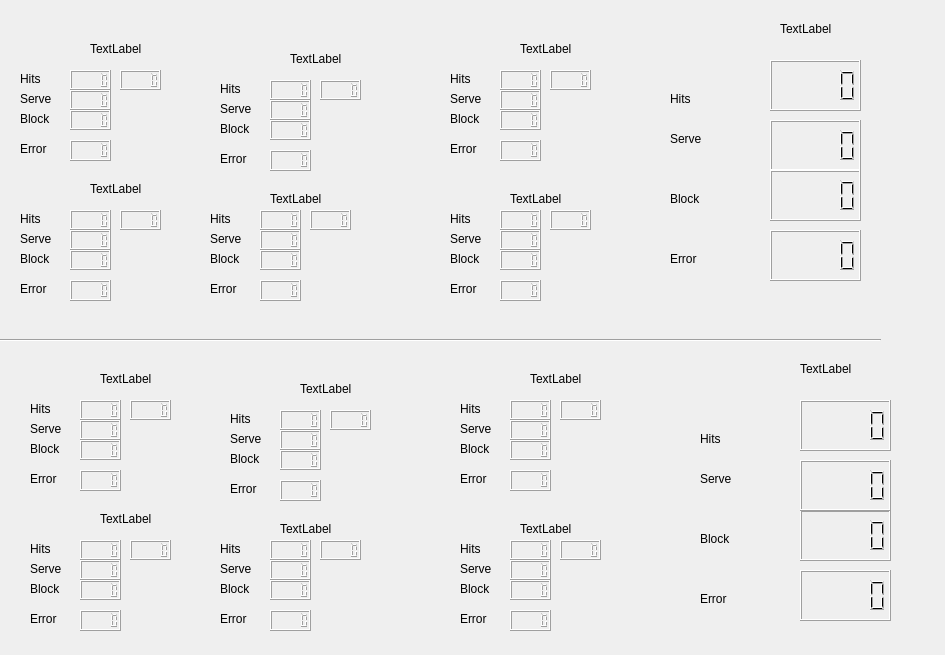
<?xml version="1.0" encoding="UTF-8"?>
<ui version="4.0">
 <class>Form</class>
 <widget class="QWidget" name="Form">
  <property name="geometry">
   <rect>
    <x>0</x>
    <y>0</y>
    <width>945</width>
    <height>655</height>
   </rect>
  </property>
  <property name="windowTitle">
   <string>Form</string>
  </property>
  <widget class="QLabel" name="label">
   <property name="geometry">
    <rect>
     <x>90</x>
     <y>40</y>
     <width>67</width>
     <height>17</height>
    </rect>
   </property>
   <property name="text">
    <string>TextLabel</string>
   </property>
  </widget>
  <widget class="QLabel" name="label_2">
   <property name="geometry">
    <rect>
     <x>20</x>
     <y>70</y>
     <width>67</width>
     <height>17</height>
    </rect>
   </property>
   <property name="text">
    <string>Hits</string>
   </property>
  </widget>
  <widget class="QLabel" name="label_3">
   <property name="geometry">
    <rect>
     <x>20</x>
     <y>90</y>
     <width>67</width>
     <height>17</height>
    </rect>
   </property>
   <property name="text">
    <string>Serve</string>
   </property>
  </widget>
  <widget class="QLabel" name="label_4">
   <property name="geometry">
    <rect>
     <x>20</x>
     <y>110</y>
     <width>67</width>
     <height>17</height>
    </rect>
   </property>
   <property name="text">
    <string>Block</string>
   </property>
  </widget>
  <widget class="QLCDNumber" name="lcdNumber">
   <property name="geometry">
    <rect>
     <x>70</x>
     <y>70</y>
     <width>41</width>
     <height>20</height>
    </rect>
   </property>
  </widget>
  <widget class="QLCDNumber" name="lcdNumber_2">
   <property name="geometry">
    <rect>
     <x>70</x>
     <y>90</y>
     <width>41</width>
     <height>20</height>
    </rect>
   </property>
  </widget>
  <widget class="QLCDNumber" name="lcdNumber_3">
   <property name="geometry">
    <rect>
     <x>70</x>
     <y>110</y>
     <width>41</width>
     <height>20</height>
    </rect>
   </property>
  </widget>
  <widget class="QLCDNumber" name="lcdNumber_5">
   <property name="geometry">
    <rect>
     <x>120</x>
     <y>70</y>
     <width>41</width>
     <height>20</height>
    </rect>
   </property>
  </widget>
  <widget class="QLabel" name="label_5">
   <property name="geometry">
    <rect>
     <x>20</x>
     <y>140</y>
     <width>67</width>
     <height>17</height>
    </rect>
   </property>
   <property name="text">
    <string>Error</string>
   </property>
  </widget>
  <widget class="QLCDNumber" name="lcdNumber_6">
   <property name="geometry">
    <rect>
     <x>70</x>
     <y>140</y>
     <width>41</width>
     <height>21</height>
    </rect>
   </property>
  </widget>
  <widget class="QLabel" name="label_6">
   <property name="geometry">
    <rect>
     <x>220</x>
     <y>120</y>
     <width>67</width>
     <height>17</height>
    </rect>
   </property>
   <property name="text">
    <string>Block</string>
   </property>
  </widget>
  <widget class="QLCDNumber" name="lcdNumber_7">
   <property name="geometry">
    <rect>
     <x>320</x>
     <y>80</y>
     <width>41</width>
     <height>20</height>
    </rect>
   </property>
  </widget>
  <widget class="QLCDNumber" name="lcdNumber_4">
   <property name="geometry">
    <rect>
     <x>270</x>
     <y>120</y>
     <width>41</width>
     <height>20</height>
    </rect>
   </property>
  </widget>
  <widget class="QLCDNumber" name="lcdNumber_8">
   <property name="geometry">
    <rect>
     <x>270</x>
     <y>80</y>
     <width>41</width>
     <height>20</height>
    </rect>
   </property>
  </widget>
  <widget class="QLCDNumber" name="lcdNumber_9">
   <property name="geometry">
    <rect>
     <x>270</x>
     <y>150</y>
     <width>41</width>
     <height>21</height>
    </rect>
   </property>
  </widget>
  <widget class="QLabel" name="label_7">
   <property name="geometry">
    <rect>
     <x>220</x>
     <y>80</y>
     <width>67</width>
     <height>17</height>
    </rect>
   </property>
   <property name="text">
    <string>Hits</string>
   </property>
  </widget>
  <widget class="QLabel" name="label_8">
   <property name="geometry">
    <rect>
     <x>290</x>
     <y>50</y>
     <width>67</width>
     <height>17</height>
    </rect>
   </property>
   <property name="text">
    <string>TextLabel</string>
   </property>
  </widget>
  <widget class="QLabel" name="label_9">
   <property name="geometry">
    <rect>
     <x>220</x>
     <y>100</y>
     <width>67</width>
     <height>17</height>
    </rect>
   </property>
   <property name="text">
    <string>Serve</string>
   </property>
  </widget>
  <widget class="QLCDNumber" name="lcdNumber_10">
   <property name="geometry">
    <rect>
     <x>270</x>
     <y>100</y>
     <width>41</width>
     <height>20</height>
    </rect>
   </property>
  </widget>
  <widget class="QLabel" name="label_10">
   <property name="geometry">
    <rect>
     <x>220</x>
     <y>150</y>
     <width>67</width>
     <height>17</height>
    </rect>
   </property>
   <property name="text">
    <string>Error</string>
   </property>
  </widget>
  <widget class="QLCDNumber" name="lcdNumber_11">
   <property name="geometry">
    <rect>
     <x>500</x>
     <y>90</y>
     <width>41</width>
     <height>20</height>
    </rect>
   </property>
  </widget>
  <widget class="QLabel" name="label_11">
   <property name="geometry">
    <rect>
     <x>450</x>
     <y>110</y>
     <width>67</width>
     <height>17</height>
    </rect>
   </property>
   <property name="text">
    <string>Block</string>
   </property>
  </widget>
  <widget class="QLCDNumber" name="lcdNumber_12">
   <property name="geometry">
    <rect>
     <x>500</x>
     <y>70</y>
     <width>41</width>
     <height>20</height>
    </rect>
   </property>
  </widget>
  <widget class="QLCDNumber" name="lcdNumber_13">
   <property name="geometry">
    <rect>
     <x>550</x>
     <y>70</y>
     <width>41</width>
     <height>20</height>
    </rect>
   </property>
  </widget>
  <widget class="QLCDNumber" name="lcdNumber_14">
   <property name="geometry">
    <rect>
     <x>500</x>
     <y>140</y>
     <width>41</width>
     <height>21</height>
    </rect>
   </property>
  </widget>
  <widget class="QLabel" name="label_12">
   <property name="geometry">
    <rect>
     <x>450</x>
     <y>140</y>
     <width>67</width>
     <height>17</height>
    </rect>
   </property>
   <property name="text">
    <string>Error</string>
   </property>
  </widget>
  <widget class="QLabel" name="label_13">
   <property name="geometry">
    <rect>
     <x>450</x>
     <y>90</y>
     <width>67</width>
     <height>17</height>
    </rect>
   </property>
   <property name="text">
    <string>Serve</string>
   </property>
  </widget>
  <widget class="QLCDNumber" name="lcdNumber_15">
   <property name="geometry">
    <rect>
     <x>500</x>
     <y>110</y>
     <width>41</width>
     <height>20</height>
    </rect>
   </property>
  </widget>
  <widget class="QLabel" name="label_14">
   <property name="geometry">
    <rect>
     <x>450</x>
     <y>70</y>
     <width>67</width>
     <height>17</height>
    </rect>
   </property>
   <property name="text">
    <string>Hits</string>
   </property>
  </widget>
  <widget class="QLabel" name="label_15">
   <property name="geometry">
    <rect>
     <x>520</x>
     <y>40</y>
     <width>67</width>
     <height>17</height>
    </rect>
   </property>
   <property name="text">
    <string>TextLabel</string>
   </property>
  </widget>
  <widget class="QLCDNumber" name="lcdNumber_16">
   <property name="geometry">
    <rect>
     <x>260</x>
     <y>230</y>
     <width>41</width>
     <height>20</height>
    </rect>
   </property>
  </widget>
  <widget class="QLabel" name="label_16">
   <property name="geometry">
    <rect>
     <x>210</x>
     <y>250</y>
     <width>67</width>
     <height>17</height>
    </rect>
   </property>
   <property name="text">
    <string>Block</string>
   </property>
  </widget>
  <widget class="QLCDNumber" name="lcdNumber_17">
   <property name="geometry">
    <rect>
     <x>260</x>
     <y>210</y>
     <width>41</width>
     <height>20</height>
    </rect>
   </property>
  </widget>
  <widget class="QLCDNumber" name="lcdNumber_18">
   <property name="geometry">
    <rect>
     <x>310</x>
     <y>210</y>
     <width>41</width>
     <height>20</height>
    </rect>
   </property>
  </widget>
  <widget class="QLCDNumber" name="lcdNumber_19">
   <property name="geometry">
    <rect>
     <x>260</x>
     <y>280</y>
     <width>41</width>
     <height>21</height>
    </rect>
   </property>
  </widget>
  <widget class="QLabel" name="label_17">
   <property name="geometry">
    <rect>
     <x>210</x>
     <y>280</y>
     <width>67</width>
     <height>17</height>
    </rect>
   </property>
   <property name="text">
    <string>Error</string>
   </property>
  </widget>
  <widget class="QLabel" name="label_18">
   <property name="geometry">
    <rect>
     <x>210</x>
     <y>230</y>
     <width>61</width>
     <height>17</height>
    </rect>
   </property>
   <property name="text">
    <string>Serve</string>
   </property>
  </widget>
  <widget class="QLCDNumber" name="lcdNumber_20">
   <property name="geometry">
    <rect>
     <x>260</x>
     <y>250</y>
     <width>41</width>
     <height>20</height>
    </rect>
   </property>
  </widget>
  <widget class="QLabel" name="label_19">
   <property name="geometry">
    <rect>
     <x>210</x>
     <y>210</y>
     <width>67</width>
     <height>17</height>
    </rect>
   </property>
   <property name="text">
    <string>Hits</string>
   </property>
  </widget>
  <widget class="QLabel" name="label_20">
   <property name="geometry">
    <rect>
     <x>270</x>
     <y>190</y>
     <width>67</width>
     <height>17</height>
    </rect>
   </property>
   <property name="text">
    <string>TextLabel</string>
   </property>
  </widget>
  <widget class="QLCDNumber" name="lcdNumber_21">
   <property name="geometry">
    <rect>
     <x>70</x>
     <y>280</y>
     <width>41</width>
     <height>21</height>
    </rect>
   </property>
  </widget>
  <widget class="QLCDNumber" name="lcdNumber_22">
   <property name="geometry">
    <rect>
     <x>70</x>
     <y>250</y>
     <width>41</width>
     <height>20</height>
    </rect>
   </property>
  </widget>
  <widget class="QLCDNumber" name="lcdNumber_23">
   <property name="geometry">
    <rect>
     <x>70</x>
     <y>210</y>
     <width>41</width>
     <height>20</height>
    </rect>
   </property>
  </widget>
  <widget class="QLCDNumber" name="lcdNumber_24">
   <property name="geometry">
    <rect>
     <x>120</x>
     <y>210</y>
     <width>41</width>
     <height>20</height>
    </rect>
   </property>
  </widget>
  <widget class="QLabel" name="label_21">
   <property name="geometry">
    <rect>
     <x>20</x>
     <y>280</y>
     <width>67</width>
     <height>17</height>
    </rect>
   </property>
   <property name="text">
    <string>Error</string>
   </property>
  </widget>
  <widget class="QLabel" name="label_22">
   <property name="geometry">
    <rect>
     <x>90</x>
     <y>180</y>
     <width>67</width>
     <height>17</height>
    </rect>
   </property>
   <property name="text">
    <string>TextLabel</string>
   </property>
  </widget>
  <widget class="QLabel" name="label_23">
   <property name="geometry">
    <rect>
     <x>20</x>
     <y>230</y>
     <width>67</width>
     <height>17</height>
    </rect>
   </property>
   <property name="text">
    <string>Serve</string>
   </property>
  </widget>
  <widget class="QLabel" name="label_24">
   <property name="geometry">
    <rect>
     <x>20</x>
     <y>250</y>
     <width>67</width>
     <height>17</height>
    </rect>
   </property>
   <property name="text">
    <string>Block</string>
   </property>
  </widget>
  <widget class="QLabel" name="label_25">
   <property name="geometry">
    <rect>
     <x>20</x>
     <y>210</y>
     <width>67</width>
     <height>17</height>
    </rect>
   </property>
   <property name="text">
    <string>Hits</string>
   </property>
  </widget>
  <widget class="QLCDNumber" name="lcdNumber_25">
   <property name="geometry">
    <rect>
     <x>70</x>
     <y>230</y>
     <width>41</width>
     <height>20</height>
    </rect>
   </property>
  </widget>
  <widget class="QLCDNumber" name="lcdNumber_26">
   <property name="geometry">
    <rect>
     <x>500</x>
     <y>280</y>
     <width>41</width>
     <height>21</height>
    </rect>
   </property>
  </widget>
  <widget class="QLCDNumber" name="lcdNumber_27">
   <property name="geometry">
    <rect>
     <x>500</x>
     <y>250</y>
     <width>41</width>
     <height>20</height>
    </rect>
   </property>
  </widget>
  <widget class="QLCDNumber" name="lcdNumber_28">
   <property name="geometry">
    <rect>
     <x>500</x>
     <y>210</y>
     <width>41</width>
     <height>20</height>
    </rect>
   </property>
  </widget>
  <widget class="QLCDNumber" name="lcdNumber_29">
   <property name="geometry">
    <rect>
     <x>550</x>
     <y>210</y>
     <width>41</width>
     <height>20</height>
    </rect>
   </property>
  </widget>
  <widget class="QLabel" name="label_26">
   <property name="geometry">
    <rect>
     <x>450</x>
     <y>280</y>
     <width>67</width>
     <height>17</height>
    </rect>
   </property>
   <property name="text">
    <string>Error</string>
   </property>
  </widget>
  <widget class="QLabel" name="label_27">
   <property name="geometry">
    <rect>
     <x>450</x>
     <y>230</y>
     <width>67</width>
     <height>17</height>
    </rect>
   </property>
   <property name="text">
    <string>Serve</string>
   </property>
  </widget>
  <widget class="QLabel" name="label_28">
   <property name="geometry">
    <rect>
     <x>510</x>
     <y>190</y>
     <width>67</width>
     <height>17</height>
    </rect>
   </property>
   <property name="text">
    <string>TextLabel</string>
   </property>
  </widget>
  <widget class="QLabel" name="label_29">
   <property name="geometry">
    <rect>
     <x>450</x>
     <y>250</y>
     <width>67</width>
     <height>17</height>
    </rect>
   </property>
   <property name="text">
    <string>Block</string>
   </property>
  </widget>
  <widget class="QLabel" name="label_30">
   <property name="geometry">
    <rect>
     <x>450</x>
     <y>210</y>
     <width>67</width>
     <height>17</height>
    </rect>
   </property>
   <property name="text">
    <string>Hits</string>
   </property>
  </widget>
  <widget class="QLCDNumber" name="lcdNumber_30">
   <property name="geometry">
    <rect>
     <x>500</x>
     <y>230</y>
     <width>41</width>
     <height>20</height>
    </rect>
   </property>
  </widget>
  <widget class="QLCDNumber" name="lcdNumber_31">
   <property name="geometry">
    <rect>
     <x>510</x>
     <y>470</y>
     <width>41</width>
     <height>21</height>
    </rect>
   </property>
  </widget>
  <widget class="QLCDNumber" name="lcdNumber_32">
   <property name="geometry">
    <rect>
     <x>510</x>
     <y>440</y>
     <width>41</width>
     <height>20</height>
    </rect>
   </property>
  </widget>
  <widget class="QLabel" name="label_31">
   <property name="geometry">
    <rect>
     <x>460</x>
     <y>560</y>
     <width>67</width>
     <height>17</height>
    </rect>
   </property>
   <property name="text">
    <string>Serve</string>
   </property>
  </widget>
  <widget class="QLabel" name="label_32">
   <property name="geometry">
    <rect>
     <x>30</x>
     <y>440</y>
     <width>67</width>
     <height>17</height>
    </rect>
   </property>
   <property name="text">
    <string>Block</string>
   </property>
  </widget>
  <widget class="QLabel" name="label_33">
   <property name="geometry">
    <rect>
     <x>30</x>
     <y>400</y>
     <width>67</width>
     <height>17</height>
    </rect>
   </property>
   <property name="text">
    <string>Hits</string>
   </property>
  </widget>
  <widget class="QLCDNumber" name="lcdNumber_33">
   <property name="geometry">
    <rect>
     <x>80</x>
     <y>420</y>
     <width>41</width>
     <height>20</height>
    </rect>
   </property>
  </widget>
  <widget class="QLabel" name="label_34">
   <property name="geometry">
    <rect>
     <x>460</x>
     <y>420</y>
     <width>67</width>
     <height>17</height>
    </rect>
   </property>
   <property name="text">
    <string>Serve</string>
   </property>
  </widget>
  <widget class="QLabel" name="label_35">
   <property name="geometry">
    <rect>
     <x>30</x>
     <y>610</y>
     <width>67</width>
     <height>17</height>
    </rect>
   </property>
   <property name="text">
    <string>Error</string>
   </property>
  </widget>
  <widget class="QLCDNumber" name="lcdNumber_34">
   <property name="geometry">
    <rect>
     <x>280</x>
     <y>410</y>
     <width>41</width>
     <height>20</height>
    </rect>
   </property>
  </widget>
  <widget class="QLabel" name="label_36">
   <property name="geometry">
    <rect>
     <x>220</x>
     <y>560</y>
     <width>67</width>
     <height>17</height>
    </rect>
   </property>
   <property name="text">
    <string>Serve</string>
   </property>
  </widget>
  <widget class="QLCDNumber" name="lcdNumber_35">
   <property name="geometry">
    <rect>
     <x>270</x>
     <y>580</y>
     <width>41</width>
     <height>20</height>
    </rect>
   </property>
  </widget>
  <widget class="QLabel" name="label_37">
   <property name="geometry">
    <rect>
     <x>460</x>
     <y>540</y>
     <width>67</width>
     <height>17</height>
    </rect>
   </property>
   <property name="text">
    <string>Hits</string>
   </property>
  </widget>
  <widget class="QLabel" name="label_38">
   <property name="geometry">
    <rect>
     <x>30</x>
     <y>580</y>
     <width>67</width>
     <height>17</height>
    </rect>
   </property>
   <property name="text">
    <string>Block</string>
   </property>
  </widget>
  <widget class="QLCDNumber" name="lcdNumber_36">
   <property name="geometry">
    <rect>
     <x>130</x>
     <y>540</y>
     <width>41</width>
     <height>20</height>
    </rect>
   </property>
  </widget>
  <widget class="QLabel" name="label_39">
   <property name="geometry">
    <rect>
     <x>220</x>
     <y>580</y>
     <width>67</width>
     <height>17</height>
    </rect>
   </property>
   <property name="text">
    <string>Block</string>
   </property>
  </widget>
  <widget class="QLabel" name="label_40">
   <property name="geometry">
    <rect>
     <x>230</x>
     <y>480</y>
     <width>67</width>
     <height>17</height>
    </rect>
   </property>
   <property name="text">
    <string>Error</string>
   </property>
  </widget>
  <widget class="QLabel" name="label_41">
   <property name="geometry">
    <rect>
     <x>30</x>
     <y>540</y>
     <width>67</width>
     <height>17</height>
    </rect>
   </property>
   <property name="text">
    <string>Hits</string>
   </property>
  </widget>
  <widget class="QLCDNumber" name="lcdNumber_37">
   <property name="geometry">
    <rect>
     <x>510</x>
     <y>540</y>
     <width>41</width>
     <height>20</height>
    </rect>
   </property>
  </widget>
  <widget class="QLCDNumber" name="lcdNumber_38">
   <property name="geometry">
    <rect>
     <x>280</x>
     <y>450</y>
     <width>41</width>
     <height>20</height>
    </rect>
   </property>
  </widget>
  <widget class="QLabel" name="label_42">
   <property name="geometry">
    <rect>
     <x>230</x>
     <y>430</y>
     <width>67</width>
     <height>17</height>
    </rect>
   </property>
   <property name="text">
    <string>Serve</string>
   </property>
  </widget>
  <widget class="QLCDNumber" name="lcdNumber_39">
   <property name="geometry">
    <rect>
     <x>270</x>
     <y>540</y>
     <width>41</width>
     <height>20</height>
    </rect>
   </property>
  </widget>
  <widget class="QLCDNumber" name="lcdNumber_40">
   <property name="geometry">
    <rect>
     <x>270</x>
     <y>560</y>
     <width>41</width>
     <height>20</height>
    </rect>
   </property>
  </widget>
  <widget class="QLabel" name="label_43">
   <property name="geometry">
    <rect>
     <x>30</x>
     <y>420</y>
     <width>67</width>
     <height>17</height>
    </rect>
   </property>
   <property name="text">
    <string>Serve</string>
   </property>
  </widget>
  <widget class="QLabel" name="label_44">
   <property name="geometry">
    <rect>
     <x>460</x>
     <y>470</y>
     <width>67</width>
     <height>17</height>
    </rect>
   </property>
   <property name="text">
    <string>Error</string>
   </property>
  </widget>
  <widget class="QLCDNumber" name="lcdNumber_41">
   <property name="geometry">
    <rect>
     <x>280</x>
     <y>430</y>
     <width>41</width>
     <height>20</height>
    </rect>
   </property>
  </widget>
  <widget class="QLCDNumber" name="lcdNumber_42">
   <property name="geometry">
    <rect>
     <x>270</x>
     <y>610</y>
     <width>41</width>
     <height>21</height>
    </rect>
   </property>
  </widget>
  <widget class="QLCDNumber" name="lcdNumber_43">
   <property name="geometry">
    <rect>
     <x>80</x>
     <y>580</y>
     <width>41</width>
     <height>20</height>
    </rect>
   </property>
  </widget>
  <widget class="QLabel" name="label_45">
   <property name="geometry">
    <rect>
     <x>530</x>
     <y>370</y>
     <width>67</width>
     <height>17</height>
    </rect>
   </property>
   <property name="text">
    <string>TextLabel</string>
   </property>
  </widget>
  <widget class="QLCDNumber" name="lcdNumber_44">
   <property name="geometry">
    <rect>
     <x>510</x>
     <y>400</y>
     <width>41</width>
     <height>20</height>
    </rect>
   </property>
  </widget>
  <widget class="QLabel" name="label_46">
   <property name="geometry">
    <rect>
     <x>520</x>
     <y>520</y>
     <width>67</width>
     <height>17</height>
    </rect>
   </property>
   <property name="text">
    <string>TextLabel</string>
   </property>
  </widget>
  <widget class="QLCDNumber" name="lcdNumber_45">
   <property name="geometry">
    <rect>
     <x>510</x>
     <y>560</y>
     <width>41</width>
     <height>20</height>
    </rect>
   </property>
  </widget>
  <widget class="QLabel" name="label_47">
   <property name="geometry">
    <rect>
     <x>230</x>
     <y>410</y>
     <width>67</width>
     <height>17</height>
    </rect>
   </property>
   <property name="text">
    <string>Hits</string>
   </property>
  </widget>
  <widget class="QLabel" name="label_48">
   <property name="geometry">
    <rect>
     <x>220</x>
     <y>610</y>
     <width>67</width>
     <height>17</height>
    </rect>
   </property>
   <property name="text">
    <string>Error</string>
   </property>
  </widget>
  <widget class="QLCDNumber" name="lcdNumber_46">
   <property name="geometry">
    <rect>
     <x>330</x>
     <y>410</y>
     <width>41</width>
     <height>20</height>
    </rect>
   </property>
  </widget>
  <widget class="QLCDNumber" name="lcdNumber_47">
   <property name="geometry">
    <rect>
     <x>510</x>
     <y>610</y>
     <width>41</width>
     <height>21</height>
    </rect>
   </property>
  </widget>
  <widget class="QLCDNumber" name="lcdNumber_48">
   <property name="geometry">
    <rect>
     <x>510</x>
     <y>420</y>
     <width>41</width>
     <height>20</height>
    </rect>
   </property>
  </widget>
  <widget class="QLCDNumber" name="lcdNumber_49">
   <property name="geometry">
    <rect>
     <x>510</x>
     <y>580</y>
     <width>41</width>
     <height>20</height>
    </rect>
   </property>
  </widget>
  <widget class="QLCDNumber" name="lcdNumber_50">
   <property name="geometry">
    <rect>
     <x>560</x>
     <y>540</y>
     <width>41</width>
     <height>20</height>
    </rect>
   </property>
  </widget>
  <widget class="QLCDNumber" name="lcdNumber_51">
   <property name="geometry">
    <rect>
     <x>80</x>
     <y>400</y>
     <width>41</width>
     <height>20</height>
    </rect>
   </property>
  </widget>
  <widget class="QLCDNumber" name="lcdNumber_52">
   <property name="geometry">
    <rect>
     <x>80</x>
     <y>610</y>
     <width>41</width>
     <height>21</height>
    </rect>
   </property>
  </widget>
  <widget class="QLabel" name="label_49">
   <property name="geometry">
    <rect>
     <x>30</x>
     <y>560</y>
     <width>67</width>
     <height>17</height>
    </rect>
   </property>
   <property name="text">
    <string>Serve</string>
   </property>
  </widget>
  <widget class="QLCDNumber" name="lcdNumber_53">
   <property name="geometry">
    <rect>
     <x>80</x>
     <y>560</y>
     <width>41</width>
     <height>20</height>
    </rect>
   </property>
  </widget>
  <widget class="QLabel" name="label_50">
   <property name="geometry">
    <rect>
     <x>300</x>
     <y>380</y>
     <width>67</width>
     <height>17</height>
    </rect>
   </property>
   <property name="text">
    <string>TextLabel</string>
   </property>
  </widget>
  <widget class="QLCDNumber" name="lcdNumber_54">
   <property name="geometry">
    <rect>
     <x>320</x>
     <y>540</y>
     <width>41</width>
     <height>20</height>
    </rect>
   </property>
  </widget>
  <widget class="QLCDNumber" name="lcdNumber_55">
   <property name="geometry">
    <rect>
     <x>130</x>
     <y>400</y>
     <width>41</width>
     <height>20</height>
    </rect>
   </property>
  </widget>
  <widget class="QLabel" name="label_51">
   <property name="geometry">
    <rect>
     <x>220</x>
     <y>540</y>
     <width>67</width>
     <height>17</height>
    </rect>
   </property>
   <property name="text">
    <string>Hits</string>
   </property>
  </widget>
  <widget class="QLabel" name="label_52">
   <property name="geometry">
    <rect>
     <x>460</x>
     <y>440</y>
     <width>67</width>
     <height>17</height>
    </rect>
   </property>
   <property name="text">
    <string>Block</string>
   </property>
  </widget>
  <widget class="QLabel" name="label_53">
   <property name="geometry">
    <rect>
     <x>460</x>
     <y>610</y>
     <width>67</width>
     <height>17</height>
    </rect>
   </property>
   <property name="text">
    <string>Error</string>
   </property>
  </widget>
  <widget class="QLabel" name="label_54">
   <property name="geometry">
    <rect>
     <x>460</x>
     <y>580</y>
     <width>67</width>
     <height>17</height>
    </rect>
   </property>
   <property name="text">
    <string>Block</string>
   </property>
  </widget>
  <widget class="QLCDNumber" name="lcdNumber_56">
   <property name="geometry">
    <rect>
     <x>280</x>
     <y>480</y>
     <width>41</width>
     <height>21</height>
    </rect>
   </property>
  </widget>
  <widget class="QLabel" name="label_55">
   <property name="geometry">
    <rect>
     <x>30</x>
     <y>470</y>
     <width>67</width>
     <height>17</height>
    </rect>
   </property>
   <property name="text">
    <string>Error</string>
   </property>
  </widget>
  <widget class="QLCDNumber" name="lcdNumber_57">
   <property name="geometry">
    <rect>
     <x>560</x>
     <y>400</y>
     <width>41</width>
     <height>20</height>
    </rect>
   </property>
  </widget>
  <widget class="QLabel" name="label_56">
   <property name="geometry">
    <rect>
     <x>460</x>
     <y>400</y>
     <width>67</width>
     <height>17</height>
    </rect>
   </property>
   <property name="text">
    <string>Hits</string>
   </property>
  </widget>
  <widget class="QLabel" name="label_57">
   <property name="geometry">
    <rect>
     <x>280</x>
     <y>520</y>
     <width>67</width>
     <height>17</height>
    </rect>
   </property>
   <property name="text">
    <string>TextLabel</string>
   </property>
  </widget>
  <widget class="QLabel" name="label_58">
   <property name="geometry">
    <rect>
     <x>230</x>
     <y>450</y>
     <width>67</width>
     <height>17</height>
    </rect>
   </property>
   <property name="text">
    <string>Block</string>
   </property>
  </widget>
  <widget class="QLabel" name="label_59">
   <property name="geometry">
    <rect>
     <x>100</x>
     <y>510</y>
     <width>67</width>
     <height>17</height>
    </rect>
   </property>
   <property name="text">
    <string>TextLabel</string>
   </property>
  </widget>
  <widget class="QLabel" name="label_60">
   <property name="geometry">
    <rect>
     <x>100</x>
     <y>370</y>
     <width>67</width>
     <height>17</height>
    </rect>
   </property>
   <property name="text">
    <string>TextLabel</string>
   </property>
  </widget>
  <widget class="QLCDNumber" name="lcdNumber_58">
   <property name="geometry">
    <rect>
     <x>80</x>
     <y>440</y>
     <width>41</width>
     <height>20</height>
    </rect>
   </property>
  </widget>
  <widget class="QLCDNumber" name="lcdNumber_59">
   <property name="geometry">
    <rect>
     <x>80</x>
     <y>470</y>
     <width>41</width>
     <height>21</height>
    </rect>
   </property>
  </widget>
  <widget class="QLCDNumber" name="lcdNumber_60">
   <property name="geometry">
    <rect>
     <x>80</x>
     <y>540</y>
     <width>41</width>
     <height>20</height>
    </rect>
   </property>
  </widget>
  <widget class="Line" name="line">
   <property name="geometry">
    <rect>
     <x>0</x>
     <y>330</y>
     <width>881</width>
     <height>20</height>
    </rect>
   </property>
   <property name="orientation">
    <enum>Qt::Horizontal</enum>
   </property>
  </widget>
  <widget class="QLabel" name="label_61">
   <property name="geometry">
    <rect>
     <x>800</x>
     <y>360</y>
     <width>67</width>
     <height>17</height>
    </rect>
   </property>
   <property name="text">
    <string>TextLabel</string>
   </property>
  </widget>
  <widget class="QLabel" name="label_62">
   <property name="geometry">
    <rect>
     <x>780</x>
     <y>20</y>
     <width>67</width>
     <height>17</height>
    </rect>
   </property>
   <property name="text">
    <string>TextLabel</string>
   </property>
  </widget>
  <widget class="QLabel" name="label_63">
   <property name="geometry">
    <rect>
     <x>670</x>
     <y>90</y>
     <width>67</width>
     <height>17</height>
    </rect>
   </property>
   <property name="text">
    <string>Hits</string>
   </property>
  </widget>
  <widget class="QLabel" name="label_64">
   <property name="geometry">
    <rect>
     <x>670</x>
     <y>130</y>
     <width>67</width>
     <height>17</height>
    </rect>
   </property>
   <property name="text">
    <string>Serve</string>
   </property>
  </widget>
  <widget class="QLabel" name="label_65">
   <property name="geometry">
    <rect>
     <x>670</x>
     <y>190</y>
     <width>67</width>
     <height>17</height>
    </rect>
   </property>
   <property name="text">
    <string>Block</string>
   </property>
  </widget>
  <widget class="QLabel" name="label_66">
   <property name="geometry">
    <rect>
     <x>670</x>
     <y>250</y>
     <width>67</width>
     <height>17</height>
    </rect>
   </property>
   <property name="text">
    <string>Error</string>
   </property>
  </widget>
  <widget class="QLCDNumber" name="lcdNumber_61">
   <property name="geometry">
    <rect>
     <x>770</x>
     <y>60</y>
     <width>91</width>
     <height>51</height>
    </rect>
   </property>
  </widget>
  <widget class="QLCDNumber" name="lcdNumber_62">
   <property name="geometry">
    <rect>
     <x>770</x>
     <y>120</y>
     <width>91</width>
     <height>51</height>
    </rect>
   </property>
  </widget>
  <widget class="QLCDNumber" name="lcdNumber_63">
   <property name="geometry">
    <rect>
     <x>770</x>
     <y>170</y>
     <width>91</width>
     <height>51</height>
    </rect>
   </property>
  </widget>
  <widget class="QLCDNumber" name="lcdNumber_64">
   <property name="geometry">
    <rect>
     <x>800</x>
     <y>570</y>
     <width>91</width>
     <height>51</height>
    </rect>
   </property>
  </widget>
  <widget class="QLabel" name="label_67">
   <property name="geometry">
    <rect>
     <x>700</x>
     <y>590</y>
     <width>67</width>
     <height>17</height>
    </rect>
   </property>
   <property name="text">
    <string>Error</string>
   </property>
  </widget>
  <widget class="QLCDNumber" name="lcdNumber_65">
   <property name="geometry">
    <rect>
     <x>800</x>
     <y>510</y>
     <width>91</width>
     <height>51</height>
    </rect>
   </property>
  </widget>
  <widget class="QLCDNumber" name="lcdNumber_66">
   <property name="geometry">
    <rect>
     <x>770</x>
     <y>230</y>
     <width>91</width>
     <height>51</height>
    </rect>
   </property>
  </widget>
  <widget class="QLabel" name="label_68">
   <property name="geometry">
    <rect>
     <x>700</x>
     <y>430</y>
     <width>67</width>
     <height>17</height>
    </rect>
   </property>
   <property name="text">
    <string>Hits</string>
   </property>
  </widget>
  <widget class="QLCDNumber" name="lcdNumber_67">
   <property name="geometry">
    <rect>
     <x>800</x>
     <y>400</y>
     <width>91</width>
     <height>51</height>
    </rect>
   </property>
  </widget>
  <widget class="QLCDNumber" name="lcdNumber_68">
   <property name="geometry">
    <rect>
     <x>800</x>
     <y>460</y>
     <width>91</width>
     <height>51</height>
    </rect>
   </property>
  </widget>
  <widget class="QLabel" name="label_69">
   <property name="geometry">
    <rect>
     <x>700</x>
     <y>470</y>
     <width>67</width>
     <height>17</height>
    </rect>
   </property>
   <property name="text">
    <string>Serve</string>
   </property>
  </widget>
  <widget class="QLabel" name="label_70">
   <property name="geometry">
    <rect>
     <x>700</x>
     <y>530</y>
     <width>67</width>
     <height>17</height>
    </rect>
   </property>
   <property name="text">
    <string>Block</string>
   </property>
  </widget>
 </widget>
 <resources/>
 <connections/>
</ui>
